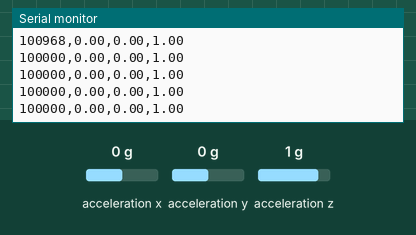
Simulated run of this sketch. Board: Arduino Uno, built with avr-gcc and run on an emulated ATmega328P. On the bench: the last lines printed to the serial monitor. Wiring (inferred from the names in the program): MPU-6050 motion sensor at I2C address 0x68. The inputs (shaded band) are chosen by the test bench; at power-on: acceleration x 0 g, acceleration y 0 g, acceleration z 1 g.

Above: at 1.5 s.
1.6 s: acceleration x set to -1.4 g
At 1.61 s:
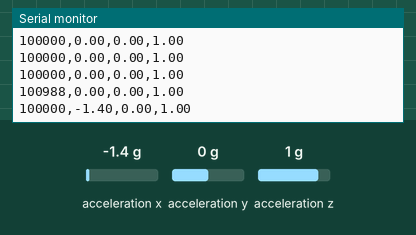
3.1 s: acceleration y set to -1.4 g
At 3.11 s:
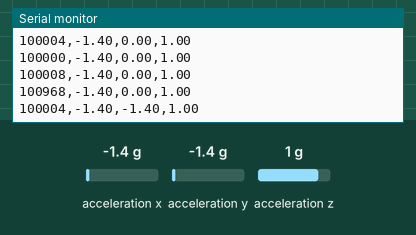
4.6 s: acceleration z set to -1.4 g
At 4.61 s:
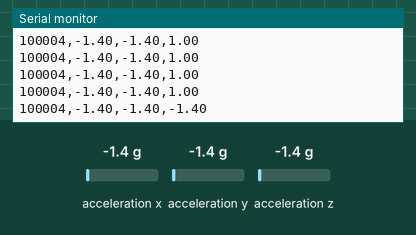
Timing chart, 0 to 7.6 s (numbered marks = the images above; inputs shaded):
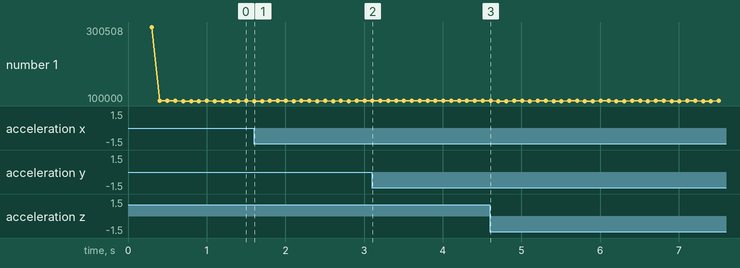

The sketch:

MPU6050_raw.ino
```cpp
#include<Wire.h>

unsigned long passTime = 0;
unsigned long lastTime = 0;

#define MPU_ACC_CONST 16384 // for +-2G

int16_t acc_x = 0; //暫存加速度X
int16_t acc_y = 0;
int16_t acc_z = 0;

void mpu6050_reset(byte address) {
  Wire.beginTransmission(address);
  Wire.write(0x6B); // PWR_MGMT_1
  Wire.write(0x89);
  Wire.endTransmission(true);
  delay(100);
}

void mpu6050_init(byte address) { //傳入參數是感測器I2C位置
  //設定值參考說明書42頁
  Wire.beginTransmission(address);
  Wire.write(0x6B); // PWR_MGMT_1 and PWR_MGMT_2
  Wire.write(0x09); //不用睡眠模式及循環模式；關閉溫度感測器，Clock設定X重力參照
  Wire.write(0x87); //取樣率隨便設定(因為不用循環模式)；打開加速度感測器；關閉重力感測器
  Wire.endTransmission(true);
  delay(100);

  //設定值參考說明書13頁
  //設定低通濾波21Hz
  Wire.beginTransmission(address);
  Wire.write(0x1A); // CONFIG
  Wire.write(0x04);
  Wire.endTransmission(true);

  //設定值參考說明書15頁
  //設定加速度感測範圍+-2g
  Wire.beginTransmission(address);
  Wire.write(0x1C); // ACCEL_CONFIG
  Wire.write(0x00);
  Wire.endTransmission(true);
  delay(100);
}

void mpu_read_acc(byte address, int16_t *x, int16_t *y, int16_t *z) {
  Wire.beginTransmission(address);
  Wire.write(0x3B); //加速度感測器暫存器位置
  Wire.endTransmission(false);
  Wire.requestFrom(address, 6, true); //每個數值2Byte，三軸共6Byte
  *x = (Wire.read() << 8 | Wire.read());
  *y = (Wire.read() << 8 | Wire.read());
  *z = (Wire.read() << 8 | Wire.read());
}

void setup() {
  Wire.begin();
  Wire.setClock(400000);
  Serial.begin(115200);
  delay(100);
  //mpu6050_reset(0x68);
  //mpu6050_reset(0x69);
  mpu6050_init(0x68);
//  mpu6050_init(0x69);
}


void loop() {
  passTime = micros() - lastTime;
  if (passTime >= 100000) {
    lastTime=micros();

    mpu_read_acc(0x68, &acc_x, &acc_y, &acc_z);

    Serial.print(passTime);
    Serial.print(",");


    Serial.print((float)acc_x / MPU_ACC_CONST);
    Serial.print(",");
    Serial.print((float)acc_y / MPU_ACC_CONST);
    Serial.print(",");
    Serial.print((float)acc_z / MPU_ACC_CONST);
/*
    mpu_read_acc(0x69, &acc_x, &acc_y, &acc_z);

    Serial.print(",");
    Serial.print((float)acc_x / MPU_ACC_CONST);
    Serial.print(",");
    Serial.print((float)acc_y / MPU_ACC_CONST);
    Serial.print(",");
    Serial.print((float)acc_z / MPU_ACC_CONST);

*/
    Serial.println("");
  }
}
```

Measured:
- after the input at 1.6 s, the serial monitor: prints a new line at once (image 1)
- after the input at 3.1 s, the serial monitor: prints a new line at once (image 2)
- after the input at 4.6 s, the serial monitor: prints a new line at once (image 3)
